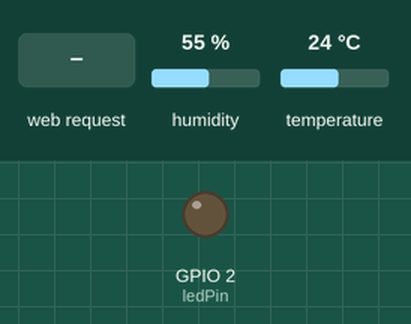
Simulated run of this program. Board: ESP32. Parts: output pins drawn as LEDs (lit = HIGH). Inputs (shaded band) come from the test bench; at power-on: humidity 55 %, temperature 24 °C. WiFi joins after 1.5 s; servers stay silent unless stated; uploads are accepted with an empty reply; what the program prints to the serial monitor is not drawn.

Above: at 2.7 s.
2.8 s: HTTP request GET /set?val=ON received
At 3.8 s:
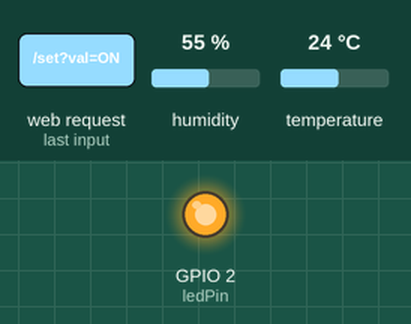
4.3 s: HTTP request GET /set?val=OFF received
At 5.0 s:
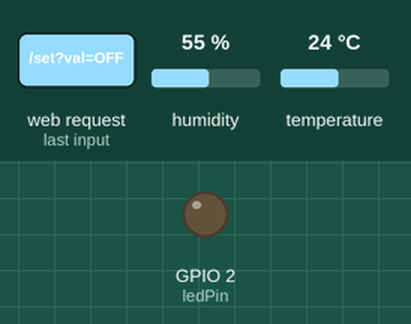
5.8 s: HTTP request GET /set?val=1 received
At 6.1 s:
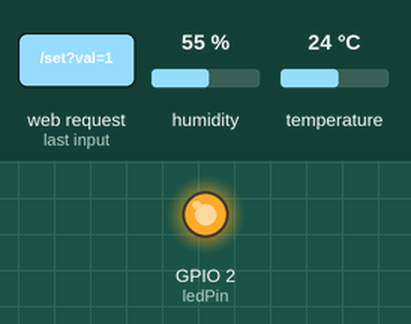
7.3 s: HTTP request GET /set?val=0 received
At 8.4 s:
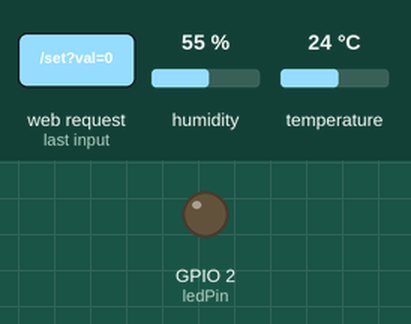
Timing chart, 0 to 9.8 s (numbered marks = the images above; inputs shaded):
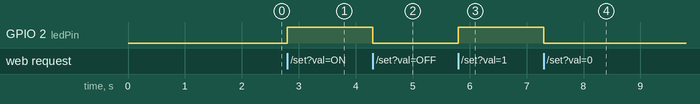

Measured:
- after the input at 2.8 s, GPIO 2 (ledPin): LOW → HIGH at once
- after the input at 4.3 s, GPIO 2 (ledPin): HIGH → LOW at once
- after the input at 5.8 s, GPIO 2 (ledPin): LOW → HIGH at once
- after the input at 7.3 s, GPIO 2 (ledPin): HIGH → LOW at once

The program:

main.cpp
```cpp
#include <Arduino.h>
#include <WiFi.h>
#include <HTTPClient.h>
#include <WebServer.h>
#include <DHT.h>

// --- USER CONFIGURATION ---
const char* ssid = "WIFI";
const char* password = "PASSWORD";
const char* pi_url = "http://192.168.0.150:8000/ingest";

// --- HARDWARE CONFIGURATION ---
#define DHTPIN 4       // DHT11 Data pin connected to GPIO 4
#define DHTTYPE DHT11  // Sensor type
DHT dht(DHTPIN, DHTTYPE);

// On many ESP32 boards, the built-in LED is GPIO 2.
// If using an external LED, change this number (e.g., 12, 13).
const int ledPin = 2;

WebServer server(80);

void setup() {
  Serial.begin(115200);

  // Initialize Hardware
  pinMode(ledPin, OUTPUT);
  dht.begin();

  // Connect to Wi-Fi
  WiFi.begin(ssid, password);
  Serial.print("Connecting to WiFi");
  while (WiFi.status() != WL_CONNECTED) {
    delay(500);
    Serial.print(".");
  }
  Serial.println("\nConnected!");
  Serial.print("IP Address: ");
  Serial.println(WiFi.localIP());

  // --- ACTUATOR ENDPOINT ---
  // Listens for http://<ESP_IP>/set?val=1 (ON) or val=0 (OFF)
  server.on("/set", []() {
    if (server.hasArg("val")) {
      String valStr = server.arg("val");
      int state = 0;

      // Handle various inputs: "ON", "1", "true"
      if (valStr.equalsIgnoreCase("ON") || valStr == "1") state = 1;
      else if (valStr.equalsIgnoreCase("OFF") || valStr == "0") state = 0;

      digitalWrite(ledPin, state);
      server.send(200, "text/plain", state ? "ON" : "OFF");
      Serial.printf("Actuator Command: LED %s\n", state ? "ON" : "OFF");
    } else {
      server.send(400, "text/plain", "Missing 'val' argument");
    }
  });

  server.begin();
  Serial.println("HTTP Server started");
}

void loop() {
  // 1. Handle incoming HTTP requests (Actuator)
  server.handleClient();

  // 2. Send Sensor Data (Every 2 seconds)
  static unsigned long lastTime = 0;
  if (millis() - lastTime > 2000) {
    lastTime = millis();

    float t = dht.readTemperature();
    // Check if read failed (returns NaN)
    if (isnan(t)) {
      Serial.println("Failed to read from DHT sensor!");
      return;
    }

    if(WiFi.status() == WL_CONNECTED){
      HTTPClient http;
      http.begin(pi_url);
      http.addHeader("Content-Type", "application/json");

      // Payload format: {"sensor_id": "dht11_temp", "value": 24.5}
      String payload = "{\"sensor_id\": \"dht11_temp\", \"value\": " + String(t) + "}";

      int httpResponseCode = http.POST(payload);

      if (httpResponseCode > 0) {
        Serial.printf("Sent: %.1fC (Code: %d)\n", t, httpResponseCode);
      } else {
        Serial.printf("Error sending: %s\n", http.errorToString(httpResponseCode).c_str());
      }
      http.end();
    }
  }
}
```
